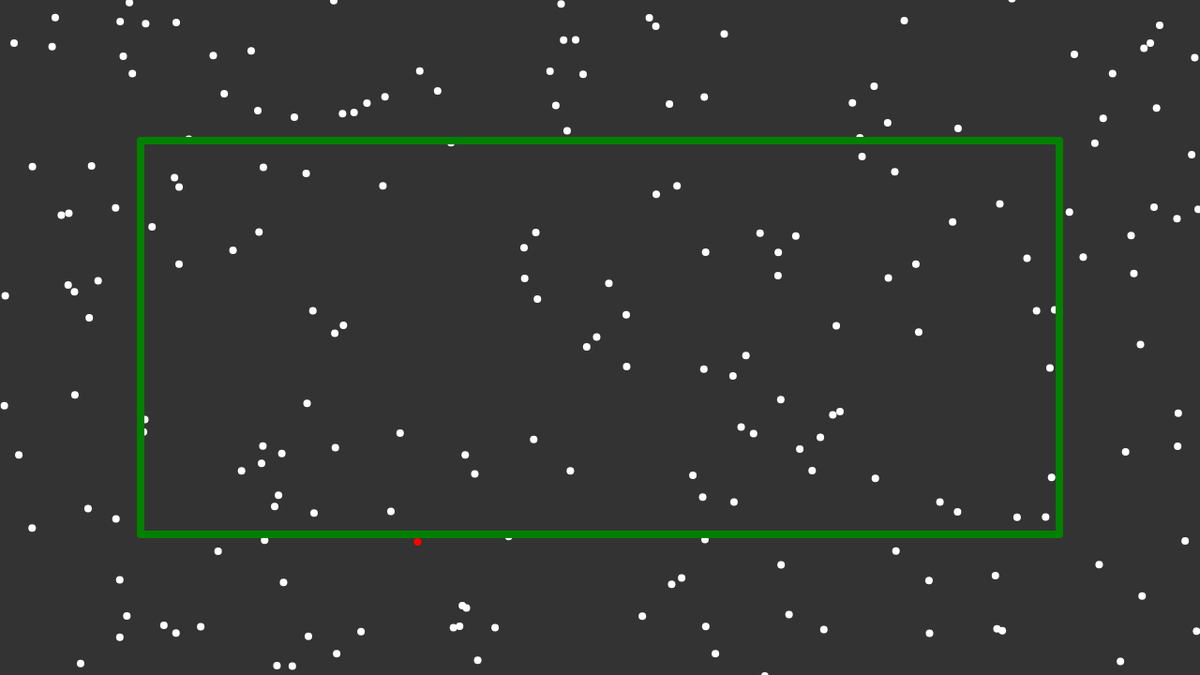
Frame 1 (no input)
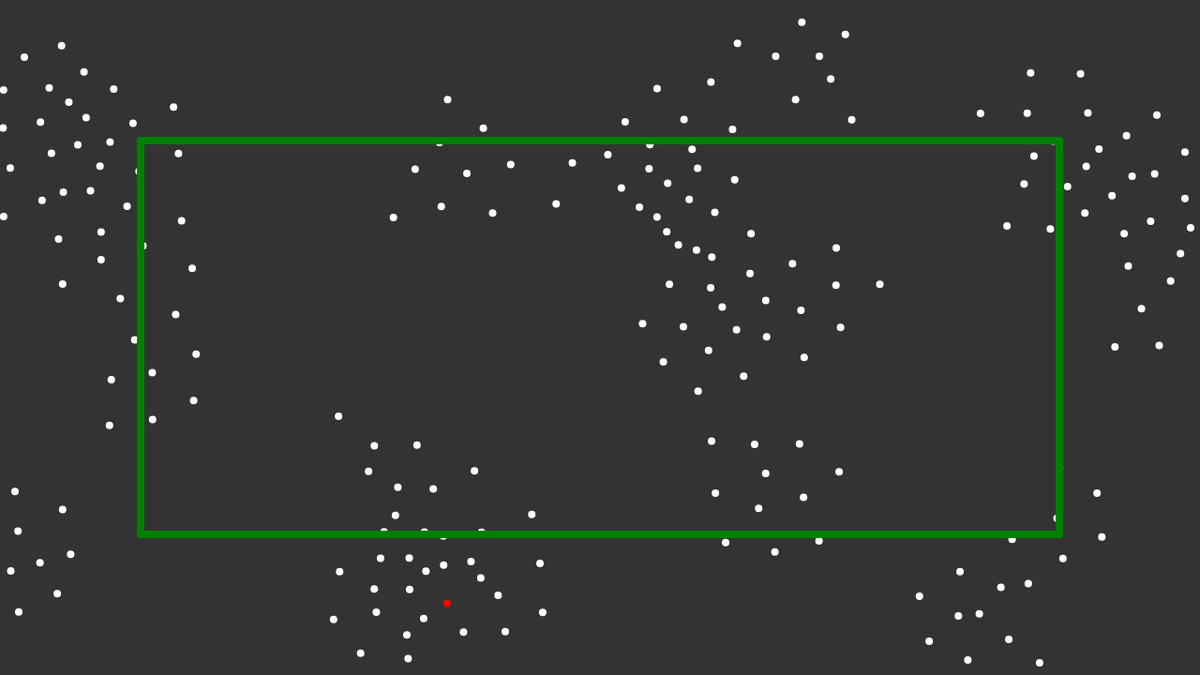
Frame 60 (no input)
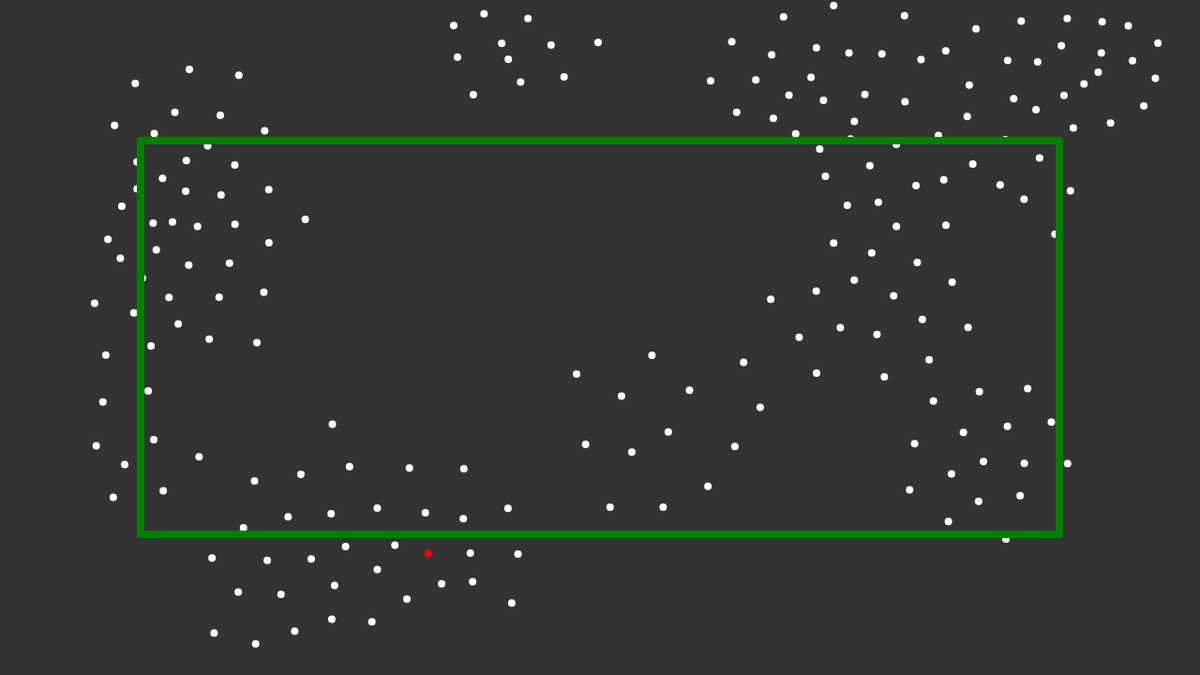
Frame 120 (the mouse pressed at the canvas centre since frame 60)

The p5.js sketch that drew these frames (run headless with seeded random() and noise() and a simulated clock; from frame 60 on, the mouse is pressed at the canvas centre):

// p5.js sketch
// ── sketch.js
// Flocking
// Daniel Shiffman
// https://thecodingtrain.com

// https://thecodingtrain.com/CodingChallenges/124-flocking-boids.html
// https://youtu.be/mhjuuHl6qHM
// https://editor.p5js.org/codingtrain/sketches/ry4XZ8OkN

const flock = [];
const obs = [];

let alignSlider, cohesionSlider, separationSlider;

function setup() {
  createCanvas(1280, 720);
  alignSlider = createSlider(0, 2, 1, 0.1);
  cohesionSlider = createSlider(0, 2, 1, 0.1);
  separationSlider = createSlider(0, 2, 1, 0.1);
  for (let i = 0; i < 200; i++) {
    flock.push(new Boid(i));
  }

  for(let x = 150; x <= width-150; x++) {
    obs.push(new Obstracle(x,150));
  }
  for(let x = 150; x <= width-150; x++) {
    obs.push(new Obstracle(x,height-150));
  }
  for(let y = 150; y <= height-150; y++) {
    obs.push(new Obstracle(150,y));
  }
  for(let y = 150; y <= height-150; y++) {
    obs.push(new Obstracle(width-150,y));
  }
}

function draw() {
  background(51);
  for (let boid of flock) {
    boid.edges();
    boid.flock(flock);
    boid.update();
    boid.show();
  }

  for (let ob of obs) {
    ob.show();
  }
}
// ── boid.js
// Flocking
// Daniel Shiffman
// https://thecodingtrain.com/CodingChallenges/124-flocking-boids.html
// https://youtu.be/mhjuuHl6qHM
// https://editor.p5js.org/codingtrain/sketches/ry4XZ8OkN

class Boid {
  constructor(id) {
    this.position = createVector(random(width), random(height));
    this.velocity = p5.Vector.random2D();
    this.velocity.setMag(random(2, 4));
    this.acceleration = createVector();
    this.maxForce = 1;
    this.maxSpeed = 4;
    this.id = id;
  }

  edges() {
    if (this.position.x > width) {
      this.position.x = width;
    } else if (this.position.x < 0) {
      this.position.x = 0;
    }
    if (this.position.y > height) {
      this.position.y = height;
    } else if (this.position.y < 0) {
      this.position.y = 0;
    }
  }

  align(boids) {
    let perceptionRadius = 50;
    let steering = createVector();
    let total = 0;
    for (let other of boids) {
      let d = dist(
        this.position.x,
        this.position.y,
        other.position.x,
        other.position.y
      );
      if (other.id != this.id && d < perceptionRadius) {
        steering.add(other.velocity);
        total++;
      }
    }
    if (total > 0) {
      steering.div(total);
      steering.setMag(this.maxSpeed);
      steering.sub(this.velocity);
      steering.limit(this.maxForce);
    }
    return steering;
  }

  separation(boids) {
    let perceptionRadius = 50;
    let steering = createVector();
    let total = 0;
    for (let other of boids) {
      let d = dist(
        this.position.x,
        this.position.y,
        other.position.x,
        other.position.y
      );
      if (other.id != this.id && d < perceptionRadius) {
        let diff = p5.Vector.sub(this.position, other.position);
        diff.div(d * d);
        steering.add(diff);
        total++;
      }
    }
    if (this.position.x <= 10) {
      let diff = 10 - this.position.x;
      let keepOut = createVector(15-diff,0);
      steering.add(keepOut);
    }
    if (this.position.x >= width-10) {
      let diff = width - this.position.x
      let keepOut = createVector(-15+diff,0);
      steering.add(keepOut);
    }
    if (this.position.y <= 10) {
      let diff = 10 - this.position.y;
      let keepOut = createVector(0,15-diff);
      steering.add(keepOut);
    }
    if (this.position.y >= height-10) {
      let diff = height - this.position.y;
      let keepOut = createVector(0,-15+diff);
      steering.add(keepOut);
    }
    if (total > 0) {
      steering.div(total);
      steering.setMag(this.maxSpeed);
      steering.sub(this.velocity);
      steering.limit(this.maxForce+0.5);
    }
    return steering;
  }

  cohesion(boids) {
    let perceptionRadius = 100;
    let steering = createVector();
    let total = 0;
    for (let other of boids) {
      let d = dist(
        this.position.x,
        this.position.y,
        other.position.x,
        other.position.y
      );
      if (other.id != this.id && d < perceptionRadius) {
        steering.add(other.position);
        total++;
      }
    }
    if (total > 0) {
      steering.div(total);
      steering.sub(this.position);
      steering.setMag(this.maxSpeed);
      steering.sub(this.velocity);
      steering.limit(this.maxForce);
    }
    return steering;
  }

  flock(boids) {
    let alignment = this.align(boids);
    let cohesion = this.cohesion(boids);
    let separation = this.separation(boids);

    alignment.mult(alignSlider.value());
    cohesion.mult(cohesionSlider.value());
    separation.mult(separationSlider.value());

    this.acceleration.add(alignment);
    this.acceleration.add(cohesion);
    this.acceleration.add(separation);
  }

  update() {
    this.position.add(this.velocity);
    this.velocity.add(this.acceleration);
    this.velocity.limit(this.maxSpeed);
    this.acceleration.mult(0);
  }

  show() {
    strokeWeight(8);
    if (this.id == 1) { stroke('red'); }
    else stroke(255);
    point(this.position.x, this.position.y);
  }
}

class Obstracle {
  constructor(x,y) {
    this.position = createVector(x,y);
  }

  show() {
    strokeWeight(8);
    stroke('green');
    point(this.position.x, this.position.y)
  }
}
